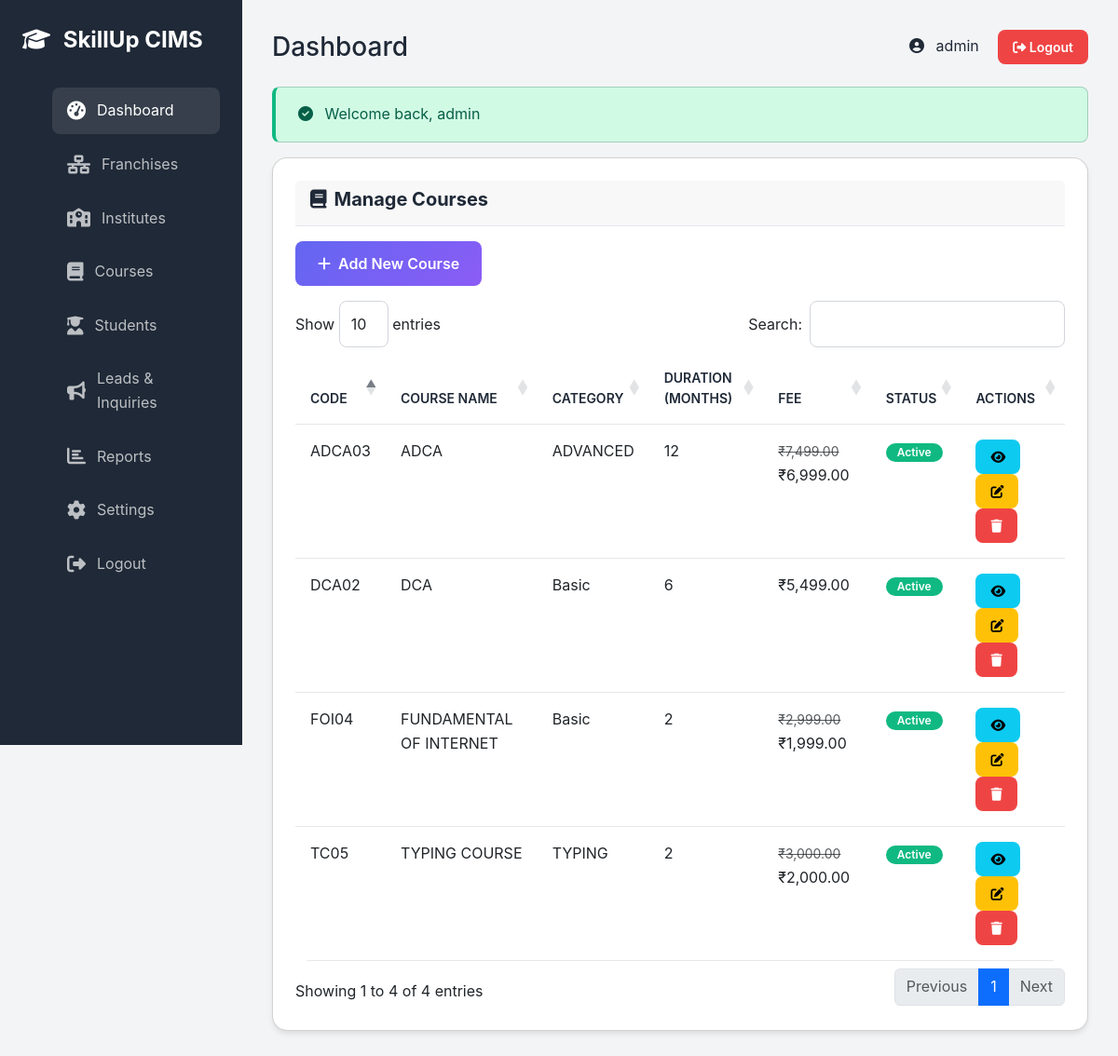
Page /public/admin/courses (signed in) on the committed database.
### tables this page shows
CREATE TABLE `courses` (
  `id` int(10) UNSIGNED NOT NULL,
  `course_code` varchar(20) NOT NULL,
  `course_name` varchar(200) NOT NULL,
  `duration` int(11) NOT NULL COMMENT 'Duration in months',
  `fee` decimal(10,2) NOT NULL,
  `regular_price` decimal(10,2) DEFAULT 0.00,
  `offer_price` decimal(10,2) DEFAULT 0.00,
  `description` text DEFAULT NULL,
  `syllabus` text DEFAULT NULL,
  `category` varchar(100) DEFAULT NULL,
  `status` enum('active','inactive') DEFAULT 'active',
  `created_at` timestamp NOT NULL DEFAULT current_timestamp(),
  `updated_at` timestamp NOT NULL DEFAULT current_timestamp() ON UPDATE current_timestamp()
);

### app/Controllers/AdminController.php (called while the page is built, shortened)
<?php
class AdminController extends Controller
{
    public function courses()
    {
        $db = Database::getInstance();
        $courses = $db->fetchAll("SELECT * FROM courses ORDER BY course_name");
        $this->view('admin/courses', [
            'courses' => $courses
        ], 'layouts/admin');
    }
}

### public/index.php (called while the page is built, shortened)
<?php
spl_autoload_register(function ($class) {
    $paths = [
        __DIR__ . '/../core/' . $class . '.php',
        __DIR__ . '/../app/Controllers/' . $class . '.php',
        __DIR__ . '/../app/Models/' . $class . '.php',
        __DIR__ . '/../app/Middleware/' . $class . '.php',
    ];
    foreach ($paths as $path) {
        if (file_exists($path)) {
            return;
        }
    }
});
require __DIR__ . '/../app/Helpers/helpers.php';
$router = new Router();
$router->dispatch();

### config/database.php (called while the page is built)
<?php
return [
    'host' => getenv('DB_HOST') ?: 'localhost',
    'database' => getenv('DB_NAME') ?: 'skillup_cims',
    'username' => getenv('DB_USER') ?: 'root',
    'password' => getenv('DB_PASS') ?: '',
    'charset' => 'utf8mb4',
    'collation' => 'utf8mb4_unicode_ci',
];

### core/Database.php (called while the page is built, shortened)
<?php
class Database
{
    private static $instance = null;
    private $connection;
    private function __construct()
    {
        try {
            $config = require __DIR__ . '/../config/database.php';
            $dsn = "mysql:host={$config['host']};dbname={$config['database']};charset={$config['charset']}";
            $options = [
                PDO::ATTR_ERRMODE => PDO::ERRMODE_EXCEPTION,
                PDO::ATTR_DEFAULT_FETCH_MODE => PDO::FETCH_ASSOC,
                PDO::ATTR_EMULATE_PREPARES => false,
            ];
            $this->connection = new PDO($dsn, $config['username'], $config['password'], $options);
        } catch (PDOException $e) {
            die("Database Connection Failed: " . $e->getMessage());
        }
    }
    public static function getInstance()
    {
        if (self::$instance === null) {
            self::$instance = new self();
        }
        return self::$instance;
    }
    public function query($sql, $params = [])
    {
        try {
            $stmt = $this->connection->prepare($sql);
            $stmt->execute($params);
            return $stmt;
        } catch (PDOException $e) {
            error_log("Query Error: " . $e->getMessage());
            throw $e;
        }
    }
    public function fetchAll($sql, $params = [])
    {
        $stmt = $this->query($sql, $params);
        return $stmt->fetchAll();
    }
}

### app/Helpers/helpers.php (called while the page is built, shortened)
<?php
function e($string)
{
    return htmlspecialchars($string ?? '', ENT_QUOTES, 'UTF-8');
}

### core/Session.php (called while the page is built, shortened)
<?php
class Session
{
    public static function get($key, $default = null)
    {
        return $_SESSION[$key] ?? $default;
    }
    public static function has($key)
    {
        return isset($_SESSION[$key]);
    }
    public static function isAuthenticated()
    {
        return self::has('user_id') && self::has('user_role');
    }
    public static function userRole()
    {
        return self::get('user_role');
    }
}

### views/admin/courses.php (the view, shortened to what this page needs)
<div class="card">
    <div class="card-header">
        <h5 class="card-title mb-0">
            <i class="fas fa-book me-2"></i>Manage Courses
        </h5>
    </div>
    <div class="card-body">
        <div class="mb-3">
            <button class="btn btn-primary" data-bs-toggle="modal" data-bs-target="#addCourseModal">
                <i class="fas fa-plus me-2"></i>Add New Course
            </button>
        </div>
        <div class="table-responsive">
            <table class="table" id="coursesTable">
                <thead>
                    <tr>
                        <th>Code</th>
                        <th>Course Name</th>
                        <th>Category</th>
                        <th>Duration (Months)</th>
                        <th>Fee</th>
                        <th>Status</th>
                        <th>Actions</th>
                    </tr>
                </thead>
                <tbody>
                    <?php foreach ($courses as $course): ?>
                        <tr>
                            <td><?= e($course['course_code']) ?></td>
                            <td><?= e($course['course_name']) ?></td>
                            <td><?= e($course['category']) ?></td>
                            <td><?= e($course['duration']) ?></td>
                            <td>
                                <?php
                                    $regPrice = $course['regular_price'] ?? 0;
                                    $offPrice = $course['offer_price'] ?? $course['fee'] ?? 0;
                                ?>
                                <?php if($regPrice > $offPrice): ?>
                                    <small class="text-muted text-decoration-line-through">₹<?= number_format($regPrice, 2) ?></small>
                                <?php endif; ?>
                                ₹<?= number_format($offPrice, 2) ?>
                            </td>
                            <td>
                                <span class="badge badge-<?= ($course['status'] ?? 'active') === 'active' ? 'success' : 'danger' ?>">
                                    <?= ucfirst($course['status'] ?? 'active') ?>
                                </span>
                            </td>
                            <td>
                                <button class="btn btn-sm btn-info view-btn" title="View"
                                    data-bs-toggle="modal" data-bs-target="#viewCourseModal"
                                    data-course="<?= htmlspecialchars(json_encode($course), ENT_QUOTES, 'UTF-8') ?>">
                                    <i class="fas fa-eye"></i>
                                </button>
                                <button class="btn btn-sm btn-warning edit-btn" title="Edit"
                                    data-bs-toggle="modal" data-bs-target="#editCourseModal"
                                    data-course="<?= htmlspecialchars(json_encode($course), ENT_QUOTES, 'UTF-8') ?>">
                                    <i class="fas fa-edit"></i>
                                </button>
                                <button class="btn btn-sm btn-danger delete-btn" title="Delete"
                                    data-bs-toggle="modal" data-bs-target="#deleteCourseModal"
                                    data-id="<?= $course['id'] ?>" data-name="<?= e($course['course_name']) ?>">
                                    <i class="fas fa-trash"></i>
                                </button>
                            </td>
                        </tr>
                    <?php endforeach; ?>
                </tbody>
            </table>
        </div>
    </div>
</div>

### core/Router.php (shortened to what this page needs)
<?php
class Router
{
    private $routes = [];
    private function addRoute($method, $uri, $controller, $action, $middleware = [])
    {
        if (strpos($controller, '@') !== false && $action === null) {
            list($controller, $action) = explode('@', $controller);
        }
        $this->routes[] = [
            'method' => $method,
            'uri' => $uri,
            'controller' => $controller,
            'action' => $action,
            'middleware' => $middleware
        ];
    }
    public function dispatch()
    {
        $requestUri = $this->getRequestUri();
        $requestMethod = $_SERVER['REQUEST_METHOD'];
        foreach ($this->routes as $route) {
            if ($route['method'] === $requestMethod && $this->matchRoute($route['uri'], $requestUri, $params)) {
                $controllerClass = $route['controller'];
                $action = $route['action'];
                if (class_exists($controllerClass)) {
                    $controller = new $controllerClass();
                    if (method_exists($controller, $action)) {
                        call_user_func_array([$controller, $action], $params);
                        return;
                    }
                }
                return;
            }
        }
    }
    private function matchRoute($routeUri, $requestUri, &$params = [])
    {
        $pattern = preg_replace('/\{(\w+)\}/', '([^/]+)', $routeUri);
        $pattern = '#^' . $pattern . '$#';
        if (preg_match($pattern, $requestUri, $matches)) {
            return true;
        }
        return false;
    }
    private function getRequestUri()
    {
        $uri = parse_url($_SERVER['REQUEST_URI'], PHP_URL_PATH);
        $scriptName = dirname($_SERVER['SCRIPT_NAME']);
        if ($scriptName !== '/' && strpos($uri, $scriptName) === 0) {
            $uri = substr($uri, strlen($scriptName));
        }
        return rtrim($uri, '/') ?: '/';
    }
}

### public/assets/css/custom.css (style rules this page uses)
:root { --primary-color: #6366f1; --secondary-color: #8b5cf6; --accent-color: #ec4899; --gradient-start: #667eea; --gradient-end: #764ba2; --dark: #1f2937; --light: #f9fafb; --white: #ffffff; --gray-100: #f3f4f6; --gray-200: #e5e7eb; --gray-300: #d1d5db; --gray-600: #4b5563; --gray-800: #1f2937; --success: #10b981; --warning: #f59e0b; --danger: #ef4444; --info: #3b82f6; --spacing-sm: 0.5rem; --spacing-md: 1rem; --spacing-lg: 1.5rem; --spacing-xl: 2rem; --radius-sm: 0.375rem; --radius-md: 0.5rem; --radius-lg: 1rem; --radius-full: 9999px; --shadow-sm: 0 1px 2px 0 rgba(0, 0, 0, 0.05); --shadow-md: 0 4px 6px -1px rgba(0, 0, 0, 0.1); --shadow-lg: 0 10px 15px -3px rgba(0, 0, 0, 0.1); --shadow-xl: 0 20px 25px -5px rgba(0, 0, 0, 0.1); }
* { margin: 0; padding: 0; box-sizing: border-box; }
body { font-family: 'Inter', 'Segoe UI', Tahoma, Geneva, Verdana, sans-serif; color: var(--gray-800); background-color: var(--gray-100); line-height: 1.6; overflow-x: hidden; }
.btn { display: inline-block; padding: 0.75rem 1.5rem; border-radius: var(--radius-md); font-weight: 600; text-decoration: none; transition: all 0.3s ease; border: none; cursor: pointer; font-size: 1rem; }
.btn-primary { background: linear-gradient(135deg, var(--primary-color), var(--secondary-color)); color: white; }
.btn-danger { background: var(--danger); color: white; }
.btn-sm { padding: 0.5rem 1rem; font-size: 0.875rem; }
.card { background: white; border-radius: var(--radius-lg); box-shadow: var(--shadow-md); padding: 1.5rem; margin-bottom: 1.5rem; transition: all 0.3s ease; }
.card-header { border-bottom: 1px solid var(--gray-200); padding-bottom: 1rem; margin-bottom: 1rem; }
.card-title { font-size: 1.25rem; font-weight: 700; color: var(--dark); margin: 0; }
.card-body { padding: 0; }
.table-responsive { overflow-x: auto; }
.table { width: 100%; background: white; border-radius: var(--radius-lg); overflow: hidden; }
.table thead { background: var(--gray-100); }
.table th, .table td { padding: 1rem; text-align: left; border-bottom: 1px solid var(--gray-200); }
.table th { font-weight: 600; color: var(--dark); font-size: 0.875rem; text-transform: uppercase; }
.badge { display: inline-block; padding: 0.25rem 0.75rem; border-radius: var(--radius-full); font-size: 0.75rem; font-weight: 600; }
.badge-success { background: var(--success); color: white; }
.mb-3 { margin-bottom: 1.5rem; }

### rows in the picture
courses: course_code "ADCA03", course_name "ADCA", category "ADVANCED", duration "12", regular_price "7,499.00", offer_price "6,999.00", status "Active"
courses: course_code "DCA02", course_name "DCA", category "Basic", duration "6", offer_price "5,499.00", status "Active"
courses: course_code "FOI04", course_name "FUNDAMENTAL OF INTERNET", category "Basic", duration "2", regular_price "2,999.00", offer_price "1,999.00", status "Active"
courses: course_code "TC05", course_name "TYPING COURSE", category "TYPING", duration "2", regular_price "3,000.00", offer_price "2,000.00", status "Active"
